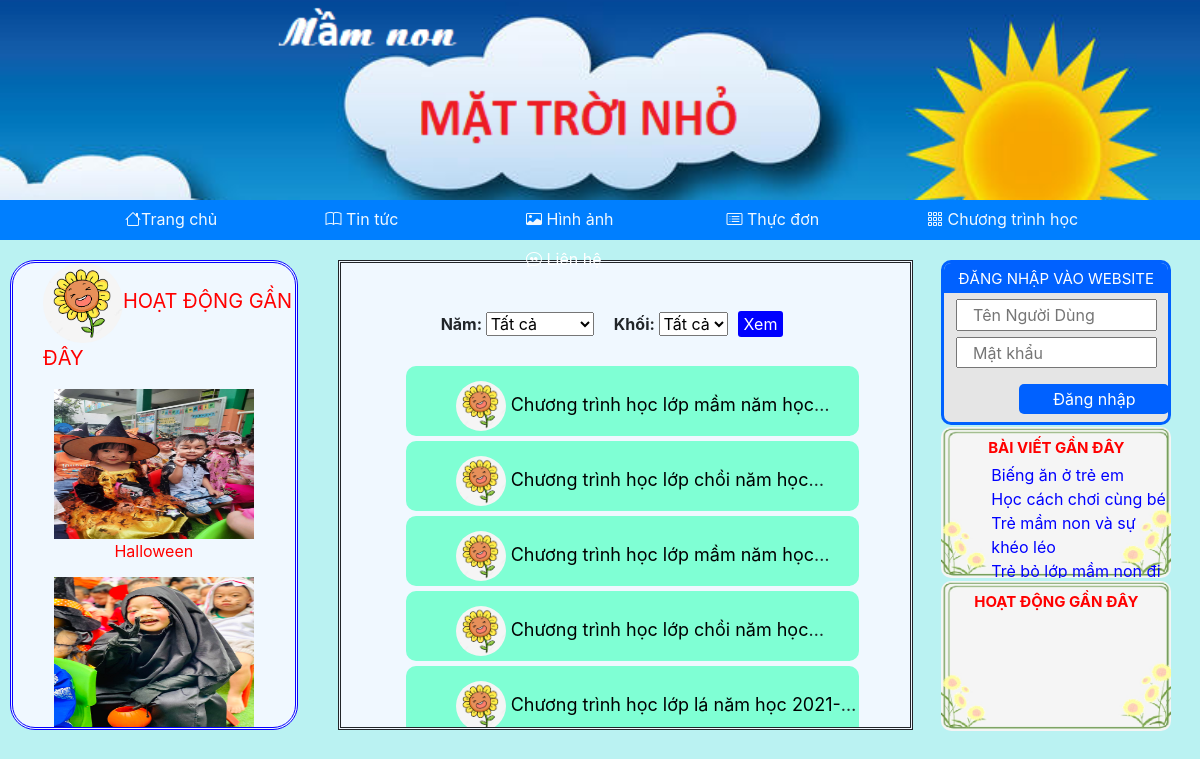
The app's page /inc/chuongtrinhhoc.php with its own data.
### tables this page shows
CREATE TABLE `anh` (
  `MAGV` varchar(10) NOT NULL,
  `LINK` varchar(1000) NOT NULL,
  `CHUDE` varchar(1000) NOT NULL,
  `THOIGIAN` date NOT NULL,
  `DIADIEM` varchar(1000) NOT NULL
);

CREATE TABLE `chuongtrinhhoc` (
  `MACT` int(11) NOT NULL,
  `TIEUDE` varchar(200) NOT NULL,
  `LINK` varchar(1000) NOT NULL,
  `NAMHOC` varchar(10) NOT NULL,
  `MAKHOI` varchar(10) NOT NULL
);

CREATE TABLE `baidang` (
  `MABD` int(11) NOT NULL,
  `TIEUDE` varchar(1000) NOT NULL,
  `LINK` varchar(1000) NOT NULL,
  `THELOAI` varchar(30) NOT NULL,
  `MAGV` varchar(20) NOT NULL,
  `NGAYDANG` date NOT NULL
);

### inc/chuongtrinhhoc.php (the view, shortened to what this page needs)
<?php
    require_once("../connect.php");
    require_once("../inc/heading.php");
?>
<html>
    <head>
    </head>
    <body>
        <div id='content'>
             <div id='hdanh'>
                <p style=' font-size: 20; color: red; margin-left: 30px;'><img src='../css/huongduong.png' style='width: 80px; height: 80px; border-radius: 50%; '>HOẠT ĐỘNG GẦN ĐÂY</p>
                <div id='img-dong'>
                    <div id='anh'>
                        <?php
                            $q=$conn->query("SELECT * FROM `anh` ORDER BY THOIGIAN DESC");
                            $i=0;
                            while($rd=$q->fetch_assoc()){
                                if($i<5){
                                    echo "<div id='img-hd'><img src='".$rd["LINK"]."' style='width: 200; height: 150;'><br>".$rd["CHUDE"]."</div>";
                                    $i=$i+1;
                                }
                                else{
                                    break;
                                }
                            }
                        ?>
                    </div>
                </div>
            </div>
            <div id='xemimg'>
                <br><br>
                <?php
                    echo "<b style='margin-left: 100px;'>Năm: </b><select id='nam-img'>
                        <option>Tất cả</option>";
                    echo "</select>";
                    echo "<b style='margin-left: 20px;'>Khối: </b><select id='khoi'>
                    <option>Tất cả</option>";
                    echo "</select>";
                    echo "<button style='margin-left: 10px; border: none; border-radius: 3px; background-color: blue; color: white;'
                                                onclick='xem()'>Xem</button><br><br>";
                    ?>
                    <div id='hframe'>
                        <?php
                            $q2=$conn->query("SELECT*FROM chuongtrinhhoc ORDER BY NAMHOC DESC");
                            echo "<ul id='listimg'>";
                            while($r2=$q2->fetch_assoc()){
                                echo "<li><div id='frame-img'><img src='../css/huongduong.png' style='width: 50px; height: 50px; border-radius: 50%'>
                                        <a href='".$r2["LINK"]."';>".$r2["TIEUDE"]."</a></div></li>";
                            }
                            echo "</ul>";
                     ?>
                    </div>
            </div>
            <div id="log">
                    <div id="login">
                            <div class="label-login">
                                    ĐĂNG NHẬP VÀO WEBSITE
                            </div>
                            <form id="fdn" method="POST" name="flogin" action="../login.php">
                                <input type="text" name='tendn' id="tendn" placeholder="   Tên Người Dùng" class="input-user">
                                <input type="password" name='mk' id="mk" placeholder="   Mật khẩu" class="input-user">
                            </form>
                            <button id="btnDN" onclick="check()">Đăng nhập</button>
                    </div>
                    <div id='gocthayco'>
                        <p style="text-align:center; font-size: 15; color: red; margin-top: 10px;margin-bottom: 3px;"><b>BÀI VIẾT GẦN ĐÂY</b></p>
                        <ul style='list-style-type: none;'>
                        <?php
                            $q=$conn->query("SELECT*FROM baidang WHERE THELOAI='Bài viết'");
                            $i=0;
                            while($rt=$q->fetch_assoc()){
                                if($i<4){
                                    echo "<li style=' margin-left: 10px; '><a style='color: blue;' href='".$rt["LINK"]."'>".$rt["TIEUDE"]."</a></li>";
                                    $i=$i+1;
                                }
                                else{
                                    break;
                                }
                            }
                        ?>
                        </ul>
                    </div>
                    <div id='hd'>
                         <p style="text-align:center; font-size: 15; color: red; margin-top: 10px; margin-bottom: 3px;"><b>HOẠT ĐỘNG GẦN ĐÂY</b></p>
                    </div>
            </div>
        </div>
    </body>
</html>

### inc/chuongtrinhhoc.php (style rules this page uses)
body { background-color: #baf2f2; }
#content { width: 100%; background-color: #baf2f2; display:flex; }
#xemimg { width: 50%; height: 470px; margin-top:20px; border-style: double; background-color:aliceblue; overflow-y: auto; margin-left: 2.5%; }
#log { width:25%; height:470px; background-color: #baf2f2; margin-top: 20px; }
#login { width: 80%; height: 35%; background-color: #e5e5e5; margin-left: 10%; border-style: solid; border-radius: 10px; border-color: #0061ff; overflow-x: hidden; overflow-y: hidden; }
.label-login { width: 100%; height: 30px; text-align: center; color: white; background-color: #0061ff; font-size: 15; padding-top: 5px; }
#btnDN { width: 150px; height: 30px; background-color: #0061ff; margin-left: 75px; margin-top: 0px; color: white; border: none; font-size: 16; border-radius: 5px; }
#fdn { width: 90%; margin-left:5%; }
#fdn input { width: 100%; height: 20%; margin-top: 3%; }
#gocthayco { width: 80%; height:32%; margin-top:1%; margin-left: 10%; background-image: url("../css/khung.png"); background-size: 100% 100%; border-radius: 10px; overflow-x: hidden; }
#hd { width: 80%; height:32%; margin-top:1%; margin-left: 10%; background-image: url("../css/khung.png"); background-size: 100% 100%; border-radius: 10px; overflow-x: hidden; }
#hdanh { width: 25%; height: 470px; margin-top: 20px; margin-left: 10px; margin-right:10px; background-color:aliceblue; border-style: double; border-radius: 25px; border-color: #0800ff; overflow-y: hidden; }
#listimg li { list-style-type: none; margin-left: 25px; }
#frame-img { width:90%; margin-top: 5px; background-color: aquamarine; font-size: 18px; height: 70px; border-radius: 10px; padding-left: 50px; padding-top: 15px; display: block; display: -webkit-box; -webkit-line-clamp: 1; -webkit-box-orient: vertical; overflow: hidden; text-overflow: ellipsis; }
#frame-img a { color:black; }
#img-dong { width: 100%; height:90%; position:relative; overflow-y: hidden; }
#img-hd { width: 80%; height:45%; text-align: center; color:red; margin-left: 10%; }
#anh { position:relative; top:0px; animation-name: move; animation-duration:10s; animation-iteration-count:infinite; }

### records on screen
anh: LINK (picture), CHUDE "Halloween"
anh: LINK (picture)
chuongtrinhhoc: TIEUDE "Chương trình học lớp mầm năm…"
chuongtrinhhoc: TIEUDE "Chương trình học lớp chồi năm…"
chuongtrinhhoc: TIEUDE "Chương trình học lớp mầm năm…"
chuongtrinhhoc: TIEUDE "Chương trình học lớp chồi năm…"
chuongtrinhhoc: TIEUDE "Chương trình học lớp lá năm…"
baidang: TIEUDE "Biếng ăn ở trẻ em"
baidang: TIEUDE "Học cách chơi cùng bé"
baidang: TIEUDE "Trẻ mầm non và sự khéo léo"
baidang: TIEUDE "Trẻ bỏ lớp mầm non đi…"
